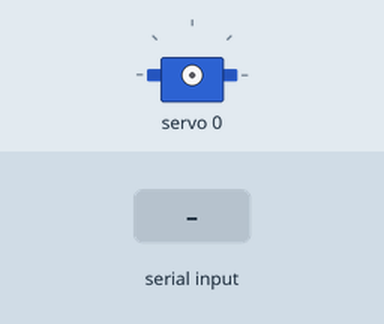
Recording of a sketch running on a simulated Arduino Uno, built with avr-gcc and run on an emulated ATmega328P. Parts: servo. The inputs (shaded band) are chosen by the test bench.

Above: at 1.2 s.
1.3 s: byte 30 received over Serial
2.8 s: byte 90 received over Serial
At 3.3 s:
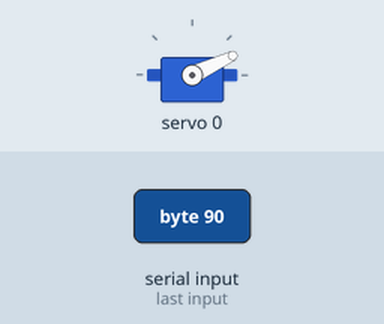
Timing chart, 0 to 5.8 s (numbered marks = the images above; inputs shaded):
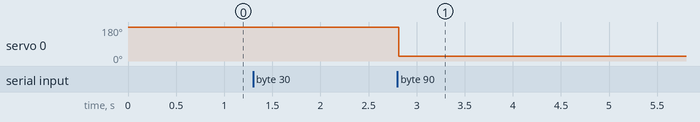

Measured:
- after the input at 2.8 s, servo 0: 180° → 25° at once

The sketch:

servoOut.ino
```cpp
#include <SoftwareSerial.h>
#include <Wire.h>
#include <Adafruit_PWMServoDriver.h>

Adafruit_PWMServoDriver pwm = Adafruit_PWMServoDriver();

#define SERVOMIN  150
#define SERVOMAX  600

int movement[16];
int msg[16];
uint8_t servonum = 0;
int ledPin = 8;
void setup() {
  Serial.begin(9600);
      while (!Serial) {
    ;
    // wait for serial port to connect. Needed for native USB port only
    pinMode(ledPin, OUTPUT);

  }


  pwm.begin();

  pwm.setPWMFreq(60);  // Analog servos run at ~60 Hz updates


  yield();
}


void loop() {
  digitalWrite(ledPin, HIGH);
   int counter = 0;

  for(int x = 0; x < 16; x++)
  {
    msg[x] = 0;
  }

   while (Serial.available()>0)
  {
    //reads from Python program to array
    msg[counter]=Serial.read();

    //accounts for the flipped servos
    if(counter <= 3)
    {
      msg[counter] = ((msg[counter] - 9) * -1);
    }
    else if(counter >= 8 && counter <= 11)
    {
      msg[counter] = ((msg[counter] - 9) * -1);
    }
    movement[counter] = (msg[counter]*50 + 150);


    counter++;

  //actual pin commands odering them to move

  //row 1
  pwm.setPWM(0, 0, movement[0]);
  pwm.setPWM(1, 0, movement[1]);
  pwm.setPWM(2, 0, movement[2]);
  pwm.setPWM(3, 0, movement[3]);


  //row 2
  pwm.setPWM(4, 0, movement[4]);
  pwm.setPWM(5, 0, movement[5]);
  pwm.setPWM(6, 0, movement[6]);
  pwm.setPWM(7, 0, movement[7]);


  //row 3
  pwm.setPWM(8, 0, movement[8]);
  pwm.setPWM(9, 0, movement[9]);
  pwm.setPWM(10, 0, movement[10]);
  pwm.setPWM(11, 0, movement[11]);


  //row 4
  pwm.setPWM(12, 0, movement[12]);
  pwm.setPWM(13, 0, movement[13]);
  pwm.setPWM(14, 0, movement[14]);
  pwm.setPWM(15, 0, movement[15]);


  }

}
```
